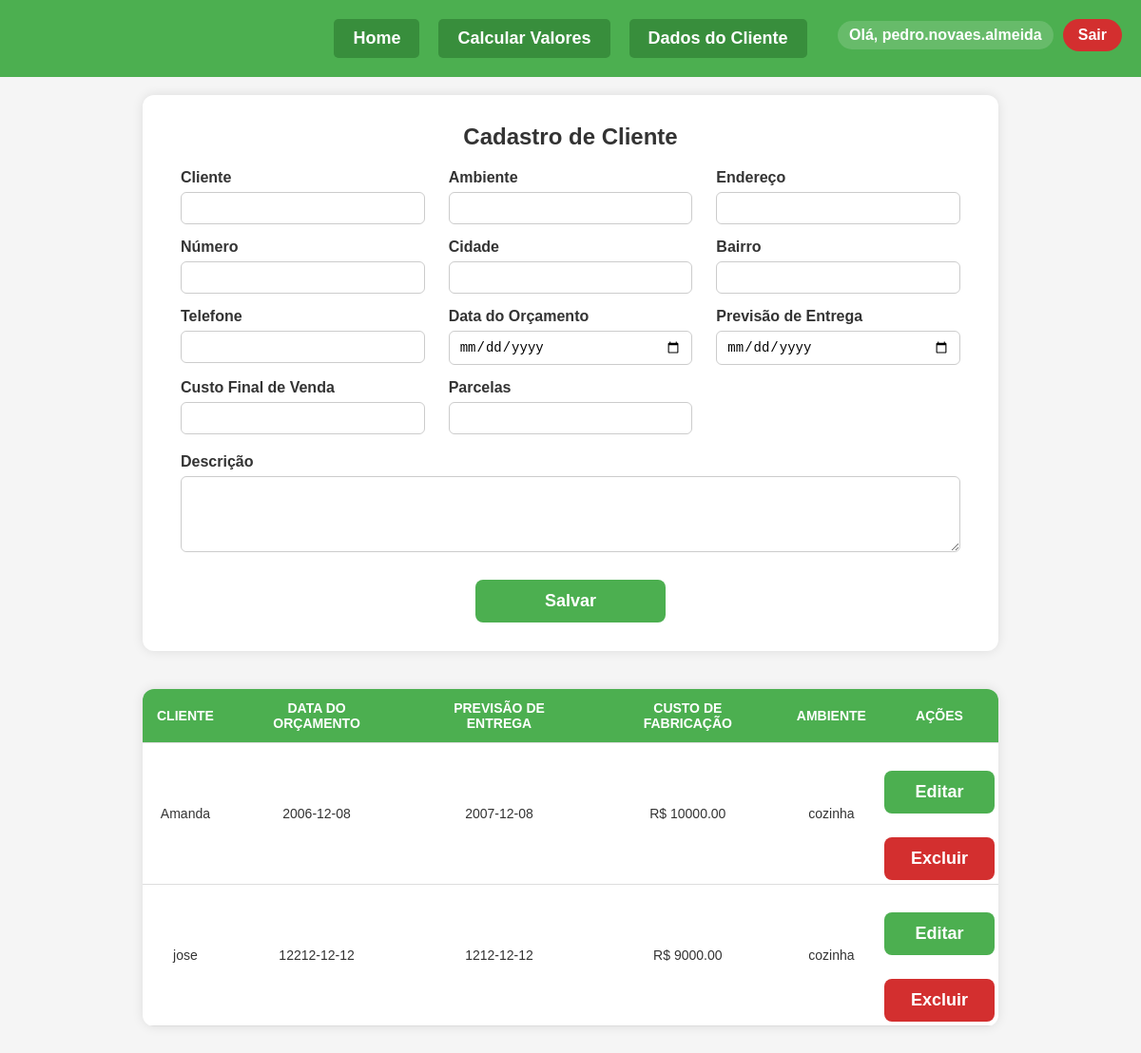
Page /clientes (signed in) on the committed database.
### app.py (models this page shows)
class Usuario(UserMixin, db.Model):
    id = db.Column(db.Integer, primary_key=True)
    email = db.Column(db.String(100), unique=True, nullable=False)
    senha = db.Column(db.String(200), nullable=False)

class Cliente(db.Model):
    id = db.Column(db.Integer, primary_key=True)
    usuario_id = db.Column(db.Integer, db.ForeignKey('usuario.id'), nullable=False)
    cliente = db.Column(db.String(100))
    ambiente = db.Column(db.String(100))
    endereco = db.Column(db.String(200))
    numero = db.Column(db.String(20))
    cidade = db.Column(db.String(100))
    bairro = db.Column(db.String(100))
    telefone = db.Column(db.String(50))
    descricao = db.Column(db.Text)
    data_compra = db.Column(db.String(20))
    data_entrega = db.Column(db.String(20))
    valor = db.Column(db.Float)
    desconto = db.Column(db.Float)
    pagamento = db.Column(db.String(20))
    parcelas = db.Column(db.Integer)
    taxa = db.Column(db.Float)

### app.py (the view, shortened to what this page needs)
@app.route('/clientes', methods=['GET', 'POST'])
@login_required
def clientes():
    cliente_id = request.args.get('editar')
    cliente_para_editar = None
    if cliente_id:
        cliente_para_editar = Cliente.query.filter_by(id=cliente_id, usuario_id=current_user.id).first()
    lista = Cliente.query.filter_by(usuario_id=current_user.id).all()
    clientes_formatados = []
    for c in lista:
        desconto = c.desconto or 0
        valor_com_desconto = round(c.valor - (c.valor * desconto / 100), 2)
        clientes_formatados.append({
            'id': c.id,
            'cliente': c.cliente,
            'data_compra': c.data_compra,
            'data_entrega': c.data_entrega,
            'valor': c.valor,
            'desconto': desconto,
            'valor_com_desconto': valor_com_desconto,
            'ambiente': c.ambiente,
            'pagamento': c.pagamento,
            'parcelas': c.parcelas,
            'taxa': c.taxa,
            'cidade': c.cidade,
            'telefone': c.telefone,
            'descricao': c.descricao
        })
    parametros = ParametrosCalculo.query.filter_by(usuario_id=current_user.id).first()
    empresa = Empresa.query.filter_by(usuario_id=current_user.id).first()  # <--- ADICIONE AQUI
    dados_salvos = DadosUsuario.query.filter_by(usuario_id=current_user.id).first()
    resultado = {}
    if dados_salvos:
        dados = json.loads(dados_salvos.dados_json)
        fixos = [
            'aluguel', 'agua', 'energia', 'internet/celular', 'salarios', 'contador',
            'marketing', 'Software', 'Combustivel', 'manutencao', 'seguros', 'outros'
        ]
        vendas_mes = max(1, int(dados.get('vendas', 1)))
        total_fixos = sum(float(dados.get(c, 0)) for c in fixos)
        fixo_por_venda = round(total_fixos / vendas_mes, 2)
        resultado['custo_fixo_por_venda'] = fixo_por_venda
    return render_template(
        'clientes.html',
        clientes=clientes_formatados,
        cliente_editar=cliente_para_editar.__dict__ if cliente_para_editar else None,
        parametros=parametros,
        resultado=resultado,
        empresa=empresa  # <<--- AQUI
    )

### app.py (called while the page is built)
@login_manager.user_loader
def load_user(user_id):
    return Usuario.query.get(int(user_id))

### templates/clientes.html (shortened to what this page needs)
<!DOCTYPE html>
<html lang="pt-BR">
<head>
</head>
<body>
<header class="topo">
    <a href="/">Home</a>
    <a href="/custos">Calcular Valores</a>
    <a href="/clientes">Dados do Cliente</a>
    <div class="user-info">
        {% if current_user.is_authenticated %}
            <span class="user-nome">Olá, {{ current_user.email.split('@')[0] }}</span>
            <a href="{{ url_for('logout') }}" class="btn-sair">Sair</a>
        {% else %}
            <a href="{{ url_for('login') }}">Entrar</a>
            <a href="{{ url_for('register') }}">Registrar</a>
        {% endif %}
    </div>
</header>
<form method="POST">
    <h2>Cadastro de Cliente</h2>
    <div class="linha">
        <div><label>Cliente</label><input type="text" name="cliente" required value="{{ cliente_editar.cliente if cliente_editar }}"></div>
        <div><label>Ambiente</label><input type="text" name="ambiente" required value="{{ cliente_editar.ambiente if cliente_editar }}"></div>
        <div><label>Endereço</label><input type="text" name="endereco" required value="{{ cliente_editar.endereco if cliente_editar }}"></div>
        <div><label>Número</label><input type="text" name="numero" required value="{{ cliente_editar.numero if cliente_editar }}"></div>
        <div><label>Cidade</label><input type="text" name="cidade" required value="{{ cliente_editar.cidade if cliente_editar }}"></div>
        <div><label>Bairro</label><input type="text" name="bairro" required value="{{ cliente_editar.bairro if cliente_editar }}"></div>
        <div><label>Telefone</label><input type="text" name="telefone" required value="{{ cliente_editar.telefone if cliente_editar }}"></div>
        <div><label>Data do Orçamento</label><input type="date" name="data_compra" required value="{{ cliente_editar.data_compra if cliente_editar }}"></div>
        <div><label>Previsão de Entrega</label><input type="date" name="data_entrega" required value="{{ cliente_editar.data_entrega if cliente_editar }}"></div>
        <div><label>Custo Final de Venda</label><input type="number" step="0.01" name="valor" required value="{{ cliente_editar.valor if cliente_editar }}"></div>
        <div><label>Parcelas</label><input type="number" name="parcelas" min="1" required value="{{ cliente_editar.parcelas if cliente_editar  }}"></div>
    </div>
    <label for="descricao" style="margin-top: 20px; display: block;">Descrição</label>
    <textarea name="descricao">{{ cliente_editar.descricao if cliente_editar }}</textarea>
    <button type="submit">Salvar</button>
</form>
{% if clientes %}
<table>
    <thead>
        <tr>
            <th>Cliente</th>
            <th>Data do Orçamento</th>
            <th>Previsão de Entrega</th>
            <th>Custo de Fabricação</th>
            <th>Ambiente</th>
            <th>Ações</th>
        </tr>
    </thead>
    <tbody>
        {% for c in clientes %}
<tr class="linha-cliente"
    data-telefone="{{ c['telefone'] }}"
    data-parcelas="{{ c['parcelas'] }}"
    data-cidade="{{ c['cidade'] }}"
    data-descricao="{{ c['descricao'] }}">
    <td>{{ c['cliente'] }}</td>
    <td>{{ c['data_compra'] }}</td>
    <td>{{ c['data_entrega'] }}</td>
    <td>R$ {{ '%.2f' % c['valor_com_desconto'] }}</td>
    <td>{{ c['ambiente'] }}</td>
    <td style="padding: 4px; text-align: center;">
        <form method="GET" action="/clientes" class="inline-form">
            <button type="submit" class="btn-editar">Editar</button>
        </form>
        <form method="POST" action="/clientes/excluir" class="inline-form">
            <button type="submit" class="btn-excluir">Excluir</button>
        </form>
</td>
</tr>
{% endfor %}
    </tbody>
</table>
{% endif %}
</body>
</html>

### templates/clientes.html (style rules this page uses)
body { font-family: Arial, sans-serif; background-color: #f5f5f5; padding: 100px 40px 40px; margin: 0; }
.topo { position: fixed; top: 0; left: 0; width: 100%; background-color: #4CAF50; padding: 20px 0; display: flex; justify-content: center; gap: 20px; z-index: 1000; }
.topo a:not(.btn-sair):not(.btn-auth) { color: white; text-decoration: none; font-weight: bold; font-size: 18px; background-color: #388E3C; padding: 10px 20px; border-radius: 5px; transition: background-color 0.3s; }
.user-info { position: absolute; right: 20px; top: 20px; display: flex; align-items: center; gap: 10px; }
.user-nome { color: white; font-weight: bold; background-color: rgba(255, 255, 255, 0.15); padding: 6px 12px; border-radius: 20px; }
.btn-sair { background-color: #d32f2f; color: white; font-weight: bold; padding: 8px 16px; text-decoration: none; border-radius: 20px; transition: background-color 0.3s; }
form { max-width: 900px; background: white; margin: auto; padding: 30px 40px; border-radius: 12px; box-shadow: 0 0 12px rgba(0,0,0,0.1); box-sizing: border-box; }
form h2 { margin-top: 0; color: #333; margin-bottom: 20px; font-weight: 700; font-size: 24px; text-align: center; }
.linha { display: grid; grid-template-columns: repeat(auto-fit, minmax(200px, 1fr)); gap: 15px 25px; }
label { font-weight: bold; color: #333; display: block; margin-bottom: 6px; }
input[type=text], input[type=number], input[type=date], textarea, select { width: 100%; padding: 8px 10px; font-size: 14px; border: 1px solid #ccc; border-radius: 6px; box-sizing: border-box; resize: vertical; }
textarea { min-height: 80px; }
button[type=submit] { background-color: #4CAF50; color: white; border: none; font-weight: bold; padding: 12px 28px; font-size: 18px; border-radius: 8px; cursor: pointer; margin-top: 25px; display: block; width: 100%; max-width: 200px; margin-left: auto; margin-right: auto; transition: background-color 0.3s; }
table { max-width: 900px; margin: 40px auto 0; border-collapse: collapse; width: 100%; background: white; border-radius: 12px; overflow: hidden; box-shadow: 0 0 12px rgba(0,0,0,0.1); }
th, td { padding: 12px 15px; text-align: center; border-bottom: 1px solid #ddd; font-size: 14px; color: #333; vertical-align: middle; }
th { background-color: #4CAF50; color: white; font-weight: 700; text-transform: uppercase; }
.btn-excluir, .btn-editar { font-size: 12px; padding: 4px 10px; border-radius: 4px; font-weight: 600; min-width: 60px; }
.btn-excluir { background-color: #d32f2f !important; color: white; font-weight: bold; padding: 6px 14px; border: none; border-radius: 6px; cursor: pointer; transition: background-color 0.3s; font-size: 14px; }
.btn-editar { background-color: #1976D2; }
form.inline-form { display: inline; margin: 0; padding: 0; }
.btn-editar, .btn-excluir { display: inline-block; width: auto; }

### rows in the picture
Usuario: email "pedro.novaes.almeida"
Cliente: cliente "Amanda", data_compra "2006-12-08", data_entrega "2007-12-08", valor "10000.00", ambiente "cozinha"
Cliente: cliente "jose", data_compra "12212-12-12", data_entrega "1212-12-12", valor "9000.00", ambiente "cozinha"
